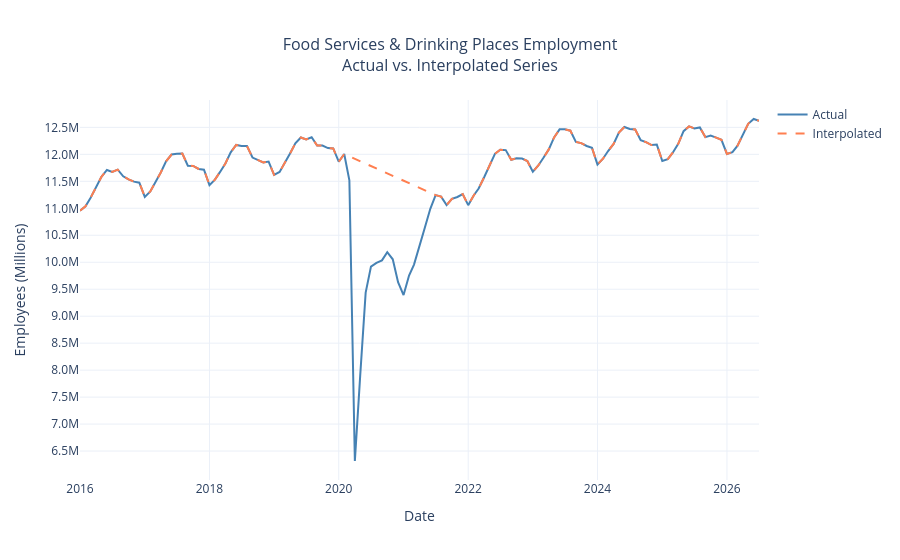

Notebook code cell kept with this figure:
### Markdown cell above
## Full Series

Before diving in, it’s worth clarifying what “food services and drinking places” actually includes. This category covers restaurants, bars, food trucks, and other establishments where food and drinks are prepared and served to customers, whether that’s full-service dining, fast food, or takeout.

Employment in food services and drinking places grew steadily from about 10.95 million in January 2016 to a peak of roughly 12.32 million in August 2019. Going into 2020, that upward trend appeared likely to continue. Instead, employment fell sharply during the onset of the COVID-19 pandemic, declining by about 5.7 million jobs from February to April, nearly 50% of total employment in the industry.

Sharp increases in employment were reported in May and June 2020, but the industry didn’t fully recover to February 2020 levels until June 2022, more than two years later.

Since then, growth has been more gradual through 2025, with the industry settling into a stable recovery pattern. However, 2026 has marked a shift. Employment reached 12.66 million in June, surpassing the pre-pandemic peak of 12.32 million set in August 2019. July remained relatively steady at 12.62 million. Both June and July were above the August 2019 pre-pandemic peak, indicating that payroll employment has now exceeded its previous high in raw employment levels.

Note: This data comes from the Current Employment Statistics (CES) and reflects payroll positions, not individual workers. If someone holds two restaurant jobs, they are counted twice. At the same time, workers paid off payroll are not included. So this is best interpreted as a measure of formal payroll activity in the industry rather than a count of unique people.

### Code cell
# =============================================================================
# COVID Interpolation
# =============================================================================

df_raw = df.copy()
df_interp = df.copy()
df_interp.loc['2020-03-01':'2021-06-01', 'employed'] = np.nan
df_interp['employed'] = df_interp['employed'].interpolate(method='time')

fig = go.Figure()

fig.add_trace(go.Scatter(
    x=df_raw.index, y=df_raw['employed'],
    mode='lines', name='Actual',
    line=dict(color='steelblue', width=2)
))

fig.add_trace(go.Scatter(
    x=df_interp.index, y=df_interp['employed'],
    mode='lines', name='Interpolated',
    line=dict(color='coral', width=2, dash='dash')
))

fig.update_layout(
    title=dict(text='Food Services & Drinking Places Employment<br>Actual vs. Interpolated Series',
               x=0.5, font=dict(size=16)),
    xaxis_title='Date',
    yaxis_title='Employees (Millions)',
    yaxis=dict(tickformat='.1fM', tickvals=list(range(6_500_000, 13_000_000, 500_000)),
               ticktext=[f'{v/1_000_000:.1f}M' for v in range(6_500_000, 13_000_000, 500_000)]),
    hovermode='x unified',
    template='plotly_white'
)

fig.show()
